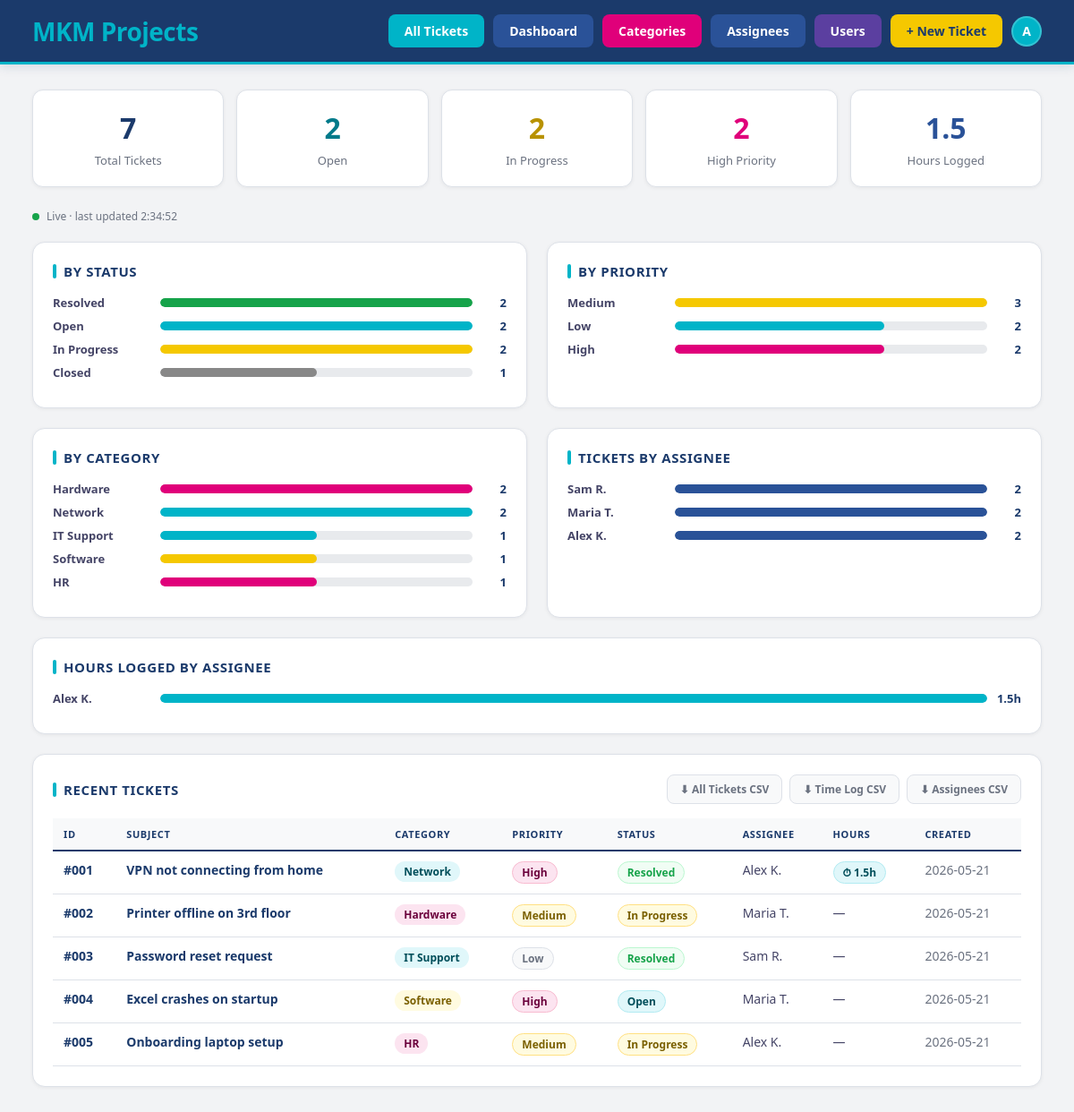
The app's page /dashboard (signed in) with its own data.
### tables this page shows
CREATE TABLE users (
    id            INTEGER PRIMARY KEY AUTOINCREMENT,
    username      TEXT NOT NULL UNIQUE,
    password_hash TEXT NOT NULL,
    display_name  TEXT,
    role          TEXT NOT NULL DEFAULT 'agent',
    created_at    TEXT NOT NULL DEFAULT (datetime('now'))
);

CREATE TABLE tickets (
    id          INTEGER PRIMARY KEY AUTOINCREMENT,
    subject     TEXT NOT NULL,
    description TEXT,
    category_id INTEGER REFERENCES categories(id),
    priority    TEXT NOT NULL DEFAULT 'Medium',
    status      TEXT NOT NULL DEFAULT 'Open',
    assignee    TEXT,
    created_at  TEXT NOT NULL DEFAULT (date('now')),
    updated_at  TEXT NOT NULL DEFAULT (date('now'))
, total_time_spent REAL DEFAULT 0);

CREATE TABLE categories (
    id      INTEGER PRIMARY KEY AUTOINCREMENT,
    name    TEXT NOT NULL,
    color   TEXT NOT NULL DEFAULT 'cyan'
);

### app.py (the view)
@app.route("/dashboard")
@login_required
def dashboard():
    db = get_db()
    total       = db.execute("SELECT COUNT(*) AS c FROM tickets").fetchone()["c"]
    open_       = db.execute("SELECT COUNT(*) AS c FROM tickets WHERE status='Open'").fetchone()["c"]
    inprog      = db.execute("SELECT COUNT(*) AS c FROM tickets WHERE status='In Progress'").fetchone()["c"]
    high        = db.execute("SELECT COUNT(*) AS c FROM tickets WHERE priority='High'").fetchone()["c"]
    total_hours = db.execute("SELECT COALESCE(SUM(time_spent),0) FROM notes WHERE time_spent IS NOT NULL").fetchone()[0]
    by_status         = db.execute("SELECT status,COUNT(*) AS cnt FROM tickets GROUP BY status ORDER BY cnt DESC").fetchall()
    by_priority       = db.execute("SELECT priority,COUNT(*) AS cnt FROM tickets GROUP BY priority ORDER BY cnt DESC").fetchall()
    by_category       = db.execute("SELECT c.name,c.color,COUNT(t.id) AS cnt FROM categories c LEFT JOIN tickets t ON t.category_id=c.id GROUP BY c.id ORDER BY cnt DESC").fetchall()
    by_assignee       = db.execute("SELECT assignee,COUNT(*) AS cnt FROM tickets WHERE assignee!='Unassigned' GROUP BY assignee ORDER BY cnt DESC LIMIT 8").fetchall()
    hours_by_assignee = db.execute("SELECT n.author,ROUND(SUM(n.time_spent),1) AS hrs FROM notes n WHERE n.time_spent IS NOT NULL GROUP BY n.author ORDER BY hrs DESC LIMIT 8").fetchall()
    recent            = db.execute("SELECT t.*,c.name AS cat_name,c.color AS cat_color FROM tickets t LEFT JOIN categories c ON c.id=t.category_id ORDER BY t.created_at DESC LIMIT 5").fetchall()
    return render_template("dashboard.html",
        total=total,open_=open_,inprog=inprog,high=high,total_hours=total_hours,
        by_status=by_status,by_priority=by_priority,by_category=by_category,
        by_assignee=by_assignee,hours_by_assignee=hours_by_assignee,recent=recent)

### app.py (called while the page is built)
def get_db():
    if "db" not in g:
        g.db = sqlite3.connect(DB_PATH)
        g.db.row_factory = sqlite3.Row
    return g.db

@login_manager.user_loader
def load_user(user_id):
    db  = get_db()
    row = db.execute("SELECT * FROM users WHERE id = ?", (user_id,)).fetchone()
    if row is None:
        return None
    return User(row["id"], row["username"], row["display_name"], row["role"])

def status_badge(status):
    return {"Open":"badge-open","In Progress":"badge-progress",
            "Resolved":"badge-resolved","Closed":"badge-closed"}.get(status,"badge-default")

def priority_badge(priority):
    return {"High":"badge-high","Medium":"badge-medium",
            "Low":"badge-low"}.get(priority,"badge-default")

### templates/dashboard.html (shortened to what this page needs)
{% extends "base.html" %}
{% block content %}
<section class="cards">
  <div class="card">
    <h2 id="d-total">{{ total }}</h2>
    <p>Total Tickets</p>
  </div>
  <div class="card cyan">
    <h2 id="d-open">{{ open_ }}</h2>
    <p>Open</p>
  </div>
  <div class="card yellow">
    <h2 id="d-inprog">{{ inprog }}</h2>
    <p>In Progress</p>
  </div>
  <div class="card magenta">
    <h2 id="d-high">{{ high }}</h2>
    <p>High Priority</p>
  </div>
  <div class="card navy">
    <h2 id="d-hours">{{ '%.1f'|format(total_hours) }}</h2>
    <p>Hours Logged</p>
  </div>
</section>
<div style="display:flex;align-items:center;gap:8px;margin-bottom:20px">
  <span id="live-dot" style="width:8px;height:8px;border-radius:50%;background:#16a34a;display:inline-block;transition:background 0.3s"></span>
  <span style="font-size:12px;color:var(--text-dim)" id="live-label">Live — refreshes every 10 seconds</span>
</div>
<div class="two-column">
  <div class="panel">
    <h2>By Status</h2>
    <div id="bars-status"></div>
  </div>
  <div class="panel">
    <h2>By Priority</h2>
    <div id="bars-priority"></div>
  </div>
</div>
<div class="two-column">
  <div class="panel">
    <h2>By Category</h2>
    <div id="bars-category"></div>
  </div>
  <div class="panel">
    <h2>Tickets by Assignee</h2>
    <div id="bars-assignee"></div>
  </div>
</div>
<div class="panel">
  <h2>Hours Logged by Assignee</h2>
  <div id="bars-hours-assignee">
  </div>
</div>
<div class="panel">
  <div style="display:flex;align-items:center;justify-content:space-between;margin-bottom:16px;flex-wrap:wrap;gap:10px">
    <h2 style="margin-bottom:0">Recent Tickets</h2>
    <div style="display:flex;gap:8px;flex-wrap:wrap">
      <a href="{{ url_for('export_tickets') }}"  class="export-btn">⬇ All Tickets CSV</a>
      <a href="{{ url_for('export_time_log') }}" class="export-btn">⬇ Time Log CSV</a>
      <a href="{{ url_for('export_assignees') }}" class="export-btn">⬇ Assignees CSV</a>
    </div>
  </div>
  <div class="table-wrap">
    <table>
      <thead>
        <tr>
          <th>ID</th><th>Subject</th><th>Category</th>
          <th>Priority</th><th>Status</th><th>Assignee</th>
          <th>Hours</th><th>Created</th>
        </tr>
      </thead>
      <tbody>
        {% for t in recent %}
        <tr>
          <td style="font-weight:700;color:var(--cyan-dim)">
            <a href="{{ url_for('ticket_detail', ticket_id=t['id']) }}">#{{ '%03d'|format(t['id']) }}</a>
          </td>
          <td><a href="{{ url_for('ticket_detail', ticket_id=t['id']) }}">{{ t['subject'] }}</a></td>
          <td>
            {% if t['cat_name'] %}
            <span class="cat-badge {{ t['cat_color'] }}">{{ t['cat_name'] }}</span>
            {% else %}—{% endif %}
          </td>
          <td><span class="badge {{ priority_badge(t['priority']) }}">{{ t['priority'] }}</span></td>
          <td><span class="badge {{ status_badge(t['status']) }}">{{ t['status'] }}</span></td>
          <td>{{ t['assignee'] or '—' }}</td>
          <td>
            {% if t['total_time_spent'] %}
            <span class="time-badge">⏱ {{ '%.1f'|format(t['total_time_spent']) }}h</span>
            {% else %}—{% endif %}
          </td>
          <td style="color:var(--text-dim)">{{ t['created_at'][:10] }}</td>
        </tr>
        {% endfor %}
      </tbody>
    </table>
  </div>
</div>
{% endblock %}

### templates/base.html (shortened to what this page needs)
<!DOCTYPE html>
<html lang="en">
<head>
  <link rel="stylesheet" href="{{ url_for('static', filename='style.css') }}">
</head>
<body>
  <nav class="navbar">
    <div class="navbar-brand">
      <h1><span class="mkm-m1">M</span><span class="mkm-k">K</span><span class="mkm-m2">M</span> <span class="mkm-projects">Projects</span></h1>
    </div>
    <div class="nav-links">
      <a href="{{ url_for('index') }}"      class="nav-link">All Tickets</a>
      <a href="{{ url_for('dashboard') }}"  class="nav-link navy">Dashboard</a>
      <a href="{{ url_for('categories') }}" class="nav-link magenta">Categories</a>
      <a href="{{ url_for('assignees') }}"  class="nav-link" style="background:var(--navy-light)">Assignees</a>
      {% if current_user.role == 'admin' %}
      <a href="{{ url_for('manage_users') }}" class="nav-link" style="background:#5b3fa0">Users</a>
      {% endif %}
      <a href="{{ url_for('new_ticket') }}"  class="nav-link" style="background:var(--yellow);color:var(--navy)">+ New Ticket</a>
      <div class="user-menu">
        <div class="user-avatar">{{ current_user.display_name[0].upper() }}</div>
      </div>
    </div>
  </nav>
  <main class="container">
    {% block content %}{% endblock %}
  </main>
</body>
</html>

### records on screen
users: display_name "A"
tickets: id "001", subject "VPN not connecting from home", cat_name "Network", priority "High", status "Resolved", assignee "Alex K.", total_time_spent "1.5", created_at "2026-05-21"
tickets: id "002", subject "Printer offline on 3rd floor", cat_name "Hardware", priority "Medium", status "In Progress", assignee "Maria T.", created_at "2026-05-21"
tickets: id "003", subject "Password reset request", cat_name "IT Support", priority "Low", status "Resolved", assignee "Sam R.", created_at "2026-05-21"
tickets: id "004", subject "Excel crashes on startup", cat_name "Software", priority "High", status "Open", assignee "Maria T.", created_at "2026-05-21"
tickets: id "005", subject "Onboarding laptop setup", cat_name "HR", priority "Medium", status "In Progress", assignee "Alex K.", created_at "2026-05-21"

### other values on screen
{{ total }} "7"
{{ open_ }} "2"
{{ inprog }} "2"
{{ high }} "2"
{{ '%.1f'|format(total_hours) }} "1.5"
